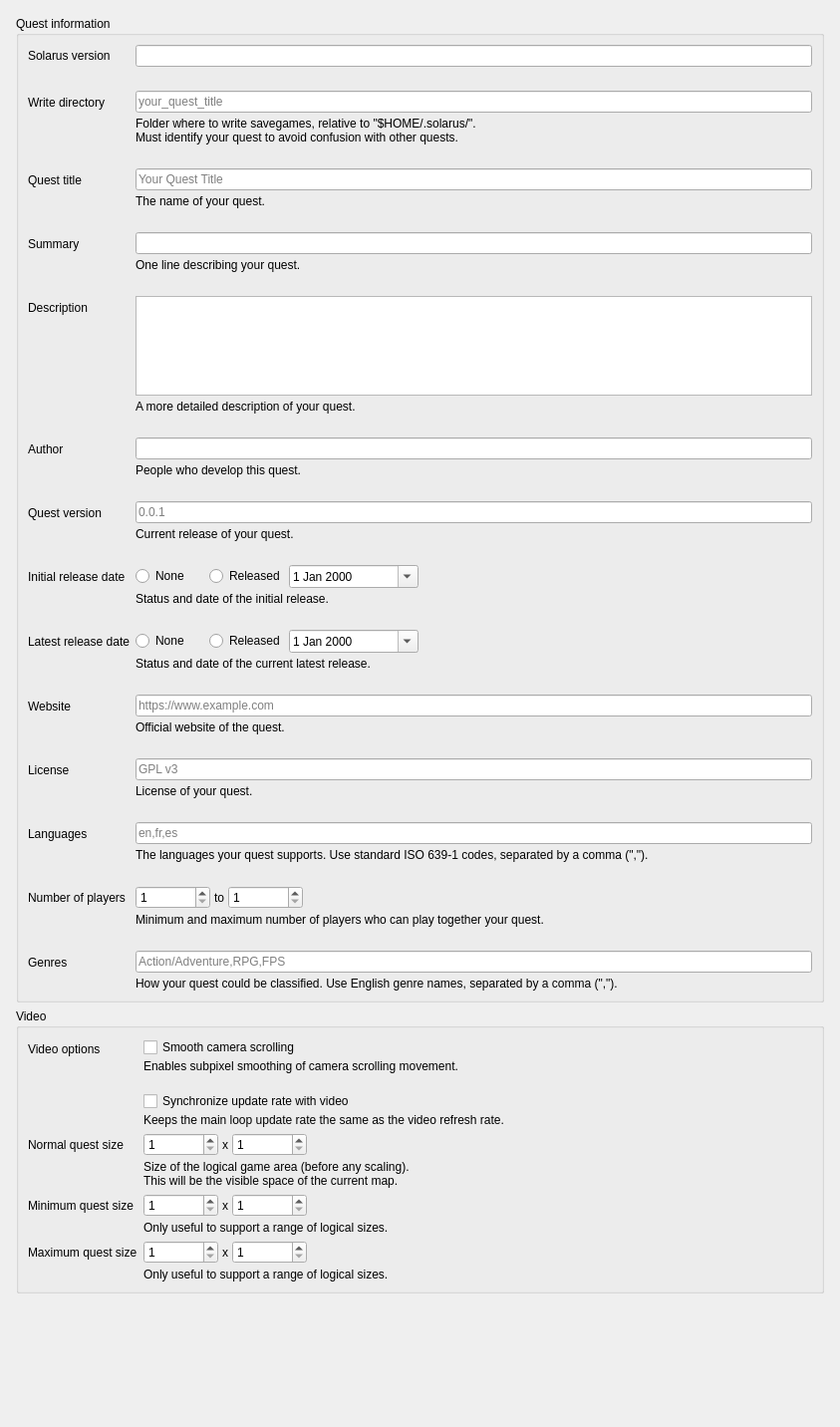
<?xml version="1.0" encoding="UTF-8"?>
<ui version="4.0">
 <class>SolarusEditor::QuestPropertiesEditor</class>
 <widget class="QWidget" name="SolarusEditor::QuestPropertiesEditor">
  <property name="geometry">
   <rect>
    <x>0</x>
    <y>0</y>
    <width>843</width>
    <height>1432</height>
   </rect>
  </property>
  <property name="sizePolicy">
   <sizepolicy hsizetype="Preferred" vsizetype="Fixed">
    <horstretch>0</horstretch>
    <verstretch>0</verstretch>
   </sizepolicy>
  </property>
  <layout class="QVBoxLayout" name="verticalLayout_5">
   <property name="leftMargin">
    <number>0</number>
   </property>
   <property name="topMargin">
    <number>0</number>
   </property>
   <property name="rightMargin">
    <number>0</number>
   </property>
   <property name="bottomMargin">
    <number>0</number>
   </property>
   <item>
    <widget class="QScrollArea" name="scroll_area">
     <property name="frameShape">
      <enum>QFrame::Shape::NoFrame</enum>
     </property>
     <property name="horizontalScrollBarPolicy">
      <enum>Qt::ScrollBarPolicy::ScrollBarAlwaysOff</enum>
     </property>
     <property name="widgetResizable">
      <bool>true</bool>
     </property>
     <widget class="QWidget" name="scrollAreaWidgetContents">
      <property name="geometry">
       <rect>
        <x>0</x>
        <y>0</y>
        <width>843</width>
        <height>1450</height>
       </rect>
      </property>
      <layout class="QVBoxLayout" name="verticalLayout_3">
       <property name="leftMargin">
        <number>16</number>
       </property>
       <property name="topMargin">
        <number>16</number>
       </property>
       <property name="rightMargin">
        <number>16</number>
       </property>
       <property name="bottomMargin">
        <number>16</number>
       </property>
       <item>
        <widget class="QGroupBox" name="quest_info_group_box">
         <property name="sizePolicy">
          <sizepolicy hsizetype="Preferred" vsizetype="Fixed">
           <horstretch>0</horstretch>
           <verstretch>0</verstretch>
          </sizepolicy>
         </property>
         <property name="title">
          <string>Quest information</string>
         </property>
         <layout class="QVBoxLayout" name="verticalLayout_4">
          <item>
           <layout class="QFormLayout" name="formLayout">
            <property name="fieldGrowthPolicy">
             <enum>QFormLayout::FieldGrowthPolicy::ExpandingFieldsGrow</enum>
            </property>
            <property name="verticalSpacing">
             <number>24</number>
            </property>
            <property name="leftMargin">
             <number>0</number>
            </property>
            <property name="topMargin">
             <number>0</number>
            </property>
            <property name="rightMargin">
             <number>0</number>
            </property>
            <property name="bottomMargin">
             <number>0</number>
            </property>
            <item row="0" column="0">
             <widget class="QLabel" name="solarus_version_label">
              <property name="font">
               <font>
                <bold>false</bold>
               </font>
              </property>
              <property name="text">
               <string>Solarus version</string>
              </property>
             </widget>
            </item>
            <item row="0" column="1">
             <widget class="QLineEdit" name="solarus_version_value">
              <property name="readOnly">
               <bool>true</bool>
              </property>
             </widget>
            </item>
            <item row="1" column="0">
             <widget class="QLabel" name="write_dir_label">
              <property name="font">
               <font>
                <bold>false</bold>
               </font>
              </property>
              <property name="text">
               <string>Write directory</string>
              </property>
             </widget>
            </item>
            <item row="1" column="1">
             <layout class="QVBoxLayout" name="write_dir_layout">
              <property name="spacing">
               <number>4</number>
              </property>
              <property name="leftMargin">
               <number>0</number>
              </property>
              <property name="topMargin">
               <number>0</number>
              </property>
              <property name="rightMargin">
               <number>0</number>
              </property>
              <property name="bottomMargin">
               <number>0</number>
              </property>
              <item>
               <widget class="QLineEdit" name="write_dir_field">
                <property name="placeholderText">
                 <string>your_quest_title</string>
                </property>
               </widget>
              </item>
              <item>
               <widget class="QLabel" name="label">
                <property name="text">
                 <string>Folder where to write savegames, relative to &quot;$HOME/.solarus/&quot;.
Must identify your quest to avoid confusion with other quests.</string>
                </property>
                <property name="wordWrap">
                 <bool>false</bool>
                </property>
               </widget>
              </item>
             </layout>
            </item>
            <item row="2" column="0">
             <widget class="QLabel" name="title_label">
              <property name="font">
               <font>
                <bold>false</bold>
               </font>
              </property>
              <property name="text">
               <string>Quest title</string>
              </property>
             </widget>
            </item>
            <item row="2" column="1">
             <layout class="QVBoxLayout" name="title_layout">
              <property name="spacing">
               <number>4</number>
              </property>
              <property name="leftMargin">
               <number>0</number>
              </property>
              <property name="topMargin">
               <number>0</number>
              </property>
              <property name="rightMargin">
               <number>0</number>
              </property>
              <property name="bottomMargin">
               <number>0</number>
              </property>
              <item>
               <widget class="QLineEdit" name="title_field">
                <property name="placeholderText">
                 <string>Your Quest Title</string>
                </property>
               </widget>
              </item>
              <item>
               <widget class="QLabel" name="label_2">
                <property name="text">
                 <string>The name of your quest.</string>
                </property>
               </widget>
              </item>
             </layout>
            </item>
            <item row="3" column="0">
             <widget class="QLabel" name="short_description_label">
              <property name="font">
               <font>
                <bold>false</bold>
               </font>
              </property>
              <property name="text">
               <string>Summary</string>
              </property>
             </widget>
            </item>
            <item row="3" column="1">
             <layout class="QVBoxLayout" name="short_description_layout">
              <property name="spacing">
               <number>4</number>
              </property>
              <property name="leftMargin">
               <number>0</number>
              </property>
              <property name="topMargin">
               <number>0</number>
              </property>
              <property name="rightMargin">
               <number>0</number>
              </property>
              <property name="bottomMargin">
               <number>0</number>
              </property>
              <item>
               <widget class="QLineEdit" name="short_description_field"/>
              </item>
              <item>
               <widget class="QLabel" name="label_10">
                <property name="text">
                 <string>One line describing your quest.</string>
                </property>
               </widget>
              </item>
             </layout>
            </item>
            <item row="4" column="0">
             <widget class="QLabel" name="long_description_label">
              <property name="font">
               <font>
                <bold>false</bold>
               </font>
              </property>
              <property name="text">
               <string>Description</string>
              </property>
             </widget>
            </item>
            <item row="4" column="1">
             <layout class="QVBoxLayout" name="long_description_layout">
              <property name="spacing">
               <number>4</number>
              </property>
              <property name="leftMargin">
               <number>0</number>
              </property>
              <property name="topMargin">
               <number>0</number>
              </property>
              <property name="rightMargin">
               <number>0</number>
              </property>
              <property name="bottomMargin">
               <number>0</number>
              </property>
              <item>
               <widget class="SolarusEditor::PlainTextEdit" name="long_description_field">
                <property name="sizePolicy">
                 <sizepolicy hsizetype="Expanding" vsizetype="Expanding">
                  <horstretch>0</horstretch>
                  <verstretch>0</verstretch>
                 </sizepolicy>
                </property>
                <property name="maximumSize">
                 <size>
                  <width>16777215</width>
                  <height>100</height>
                 </size>
                </property>
                <property name="tabChangesFocus">
                 <bool>true</bool>
                </property>
                <property name="plainText">
                 <string notr="true"/>
                </property>
               </widget>
              </item>
              <item>
               <widget class="QLabel" name="label_12">
                <property name="text">
                 <string>A more detailed description of your quest.</string>
                </property>
               </widget>
              </item>
             </layout>
            </item>
            <item row="5" column="0">
             <widget class="QLabel" name="author_label">
              <property name="font">
               <font>
                <bold>false</bold>
               </font>
              </property>
              <property name="text">
               <string>Author</string>
              </property>
             </widget>
            </item>
            <item row="5" column="1">
             <layout class="QVBoxLayout" name="author_layout">
              <property name="spacing">
               <number>4</number>
              </property>
              <property name="leftMargin">
               <number>0</number>
              </property>
              <property name="topMargin">
               <number>0</number>
              </property>
              <property name="rightMargin">
               <number>0</number>
              </property>
              <property name="bottomMargin">
               <number>0</number>
              </property>
              <item>
               <widget class="QLineEdit" name="author_field"/>
              </item>
              <item>
               <widget class="QLabel" name="label_14">
                <property name="text">
                 <string>People who develop this quest.</string>
                </property>
               </widget>
              </item>
             </layout>
            </item>
            <item row="6" column="0">
             <widget class="QLabel" name="quest_version_label">
              <property name="font">
               <font>
                <bold>false</bold>
               </font>
              </property>
              <property name="text">
               <string>Quest version</string>
              </property>
             </widget>
            </item>
            <item row="6" column="1">
             <layout class="QVBoxLayout" name="quest_version_layout">
              <property name="spacing">
               <number>4</number>
              </property>
              <property name="leftMargin">
               <number>0</number>
              </property>
              <property name="topMargin">
               <number>0</number>
              </property>
              <property name="rightMargin">
               <number>0</number>
              </property>
              <property name="bottomMargin">
               <number>0</number>
              </property>
              <item>
               <widget class="QLineEdit" name="quest_version_field">
                <property name="placeholderText">
                 <string>0.0.1</string>
                </property>
               </widget>
              </item>
              <item>
               <widget class="QLabel" name="label_18">
                <property name="text">
                 <string>Current release of your quest.</string>
                </property>
               </widget>
              </item>
             </layout>
            </item>
            <item row="7" column="0">
             <widget class="QLabel" name="initial_release_date_label">
              <property name="text">
               <string>Initial release date</string>
              </property>
             </widget>
            </item>
            <item row="7" column="1">
             <layout class="QVBoxLayout" name="verticalLayout_6">
              <property name="spacing">
               <number>4</number>
              </property>
              <property name="leftMargin">
               <number>0</number>
              </property>
              <property name="topMargin">
               <number>0</number>
              </property>
              <property name="rightMargin">
               <number>0</number>
              </property>
              <property name="bottomMargin">
               <number>0</number>
              </property>
              <item>
               <layout class="QHBoxLayout" name="horizontalLayout_6">
                <property name="spacing">
                 <number>4</number>
                </property>
                <property name="leftMargin">
                 <number>0</number>
                </property>
                <property name="topMargin">
                 <number>0</number>
                </property>
                <property name="rightMargin">
                 <number>0</number>
                </property>
                <property name="bottomMargin">
                 <number>0</number>
                </property>
                <item>
                 <widget class="QRadioButton" name="initial_release_status_progress_radio">
                  <property name="text">
                   <string>None</string>
                  </property>
                 </widget>
                </item>
                <item>
                 <spacer name="horizontalSpacer_8">
                  <property name="orientation">
                   <enum>Qt::Orientation::Horizontal</enum>
                  </property>
                  <property name="sizeType">
                   <enum>QSizePolicy::Policy::Fixed</enum>
                  </property>
                  <property name="sizeHint" stdset="0">
                   <size>
                    <width>16</width>
                    <height>0</height>
                   </size>
                  </property>
                 </spacer>
                </item>
                <item>
                 <widget class="QRadioButton" name="initial_release_status_released_radio">
                  <property name="text">
                   <string>Released</string>
                  </property>
                 </widget>
                </item>
                <item>
                 <widget class="QDateEdit" name="initial_release_date_field">
                  <property name="minimumSize">
                   <size>
                    <width>130</width>
                    <height>0</height>
                   </size>
                  </property>
                  <property name="calendarPopup">
                   <bool>true</bool>
                  </property>
                 </widget>
                </item>
                <item>
                 <spacer name="horizontalSpacer_7">
                  <property name="orientation">
                   <enum>Qt::Orientation::Horizontal</enum>
                  </property>
                  <property name="sizeHint" stdset="0">
                   <size>
                    <width>0</width>
                    <height>0</height>
                   </size>
                  </property>
                 </spacer>
                </item>
               </layout>
              </item>
              <item>
               <widget class="QLabel" name="label_13">
                <property name="text">
                 <string>Status and date of the initial release.</string>
                </property>
               </widget>
              </item>
             </layout>
            </item>
            <item row="8" column="0">
             <widget class="QLabel" name="release_date_label">
              <property name="font">
               <font>
                <bold>false</bold>
               </font>
              </property>
              <property name="text">
               <string>Latest release date</string>
              </property>
             </widget>
            </item>
            <item row="8" column="1">
             <layout class="QVBoxLayout" name="verticalLayout">
              <property name="spacing">
               <number>4</number>
              </property>
              <property name="leftMargin">
               <number>0</number>
              </property>
              <property name="topMargin">
               <number>0</number>
              </property>
              <property name="rightMargin">
               <number>0</number>
              </property>
              <property name="bottomMargin">
               <number>0</number>
              </property>
              <item>
               <layout class="QHBoxLayout" name="horizontalLayout">
                <property name="spacing">
                 <number>4</number>
                </property>
                <property name="leftMargin">
                 <number>0</number>
                </property>
                <property name="topMargin">
                 <number>0</number>
                </property>
                <property name="rightMargin">
                 <number>0</number>
                </property>
                <property name="bottomMargin">
                 <number>0</number>
                </property>
                <item>
                 <widget class="QRadioButton" name="release_status_progress_radio">
                  <property name="text">
                   <string>None</string>
                  </property>
                 </widget>
                </item>
                <item>
                 <spacer name="horizontalSpacer_5">
                  <property name="orientation">
                   <enum>Qt::Orientation::Horizontal</enum>
                  </property>
                  <property name="sizeType">
                   <enum>QSizePolicy::Policy::Fixed</enum>
                  </property>
                  <property name="sizeHint" stdset="0">
                   <size>
                    <width>16</width>
                    <height>0</height>
                   </size>
                  </property>
                 </spacer>
                </item>
                <item>
                 <widget class="QRadioButton" name="release_status_released_radio">
                  <property name="text">
                   <string>Released</string>
                  </property>
                 </widget>
                </item>
                <item>
                 <widget class="QDateEdit" name="release_date_field">
                  <property name="minimumSize">
                   <size>
                    <width>130</width>
                    <height>0</height>
                   </size>
                  </property>
                  <property name="calendarPopup">
                   <bool>true</bool>
                  </property>
                 </widget>
                </item>
                <item>
                 <spacer name="horizontalSpacer_4">
                  <property name="orientation">
                   <enum>Qt::Orientation::Horizontal</enum>
                  </property>
                  <property name="sizeHint" stdset="0">
                   <size>
                    <width>0</width>
                    <height>0</height>
                   </size>
                  </property>
                 </spacer>
                </item>
               </layout>
              </item>
              <item>
               <widget class="QLabel" name="label_20">
                <property name="text">
                 <string>Status and date of the current latest release.</string>
                </property>
               </widget>
              </item>
             </layout>
            </item>
            <item row="9" column="0">
             <widget class="QLabel" name="website_label">
              <property name="font">
               <font>
                <bold>false</bold>
               </font>
              </property>
              <property name="text">
               <string>Website</string>
              </property>
             </widget>
            </item>
            <item row="9" column="1">
             <layout class="QVBoxLayout" name="website_layout">
              <property name="spacing">
               <number>4</number>
              </property>
              <property name="leftMargin">
               <number>0</number>
              </property>
              <property name="topMargin">
               <number>0</number>
              </property>
              <property name="rightMargin">
               <number>0</number>
              </property>
              <property name="bottomMargin">
               <number>0</number>
              </property>
              <item>
               <widget class="QLineEdit" name="website_field">
                <property name="placeholderText">
                 <string>https://www.example.com</string>
                </property>
               </widget>
              </item>
              <item>
               <widget class="QLabel" name="label_16">
                <property name="text">
                 <string>Official website of the quest.</string>
                </property>
               </widget>
              </item>
             </layout>
            </item>
            <item row="10" column="0">
             <widget class="QLabel" name="license_label">
              <property name="text">
               <string>License</string>
              </property>
             </widget>
            </item>
            <item row="10" column="1">
             <layout class="QVBoxLayout" name="verticalLayout_7">
              <property name="spacing">
               <number>4</number>
              </property>
              <property name="leftMargin">
               <number>0</number>
              </property>
              <property name="topMargin">
               <number>0</number>
              </property>
              <property name="rightMargin">
               <number>0</number>
              </property>
              <property name="bottomMargin">
               <number>0</number>
              </property>
              <item>
               <widget class="QLineEdit" name="license_field">
                <property name="placeholderText">
                 <string>GPL v3</string>
                </property>
               </widget>
              </item>
              <item>
               <widget class="QLabel" name="label_15">
                <property name="text">
                 <string>License of your quest.</string>
                </property>
               </widget>
              </item>
             </layout>
            </item>
            <item row="11" column="1">
             <layout class="QVBoxLayout" name="flags_vlayout">
              <property name="spacing">
               <number>4</number>
              </property>
              <property name="leftMargin">
               <number>0</number>
              </property>
              <property name="topMargin">
               <number>0</number>
              </property>
              <property name="rightMargin">
               <number>0</number>
              </property>
              <property name="bottomMargin">
               <number>0</number>
              </property>
              <item>
               <widget class="QLineEdit" name="languages_field">
                <property name="placeholderText">
                 <string>en,fr,es</string>
                </property>
               </widget>
              </item>
              <item>
               <widget class="QLabel" name="label_19">
                <property name="text">
                 <string>The languages your quest supports. Use standard ISO 639-1 codes, separated by a comma (&quot;,&quot;).</string>
                </property>
                <property name="wordWrap">
                 <bool>true</bool>
                </property>
               </widget>
              </item>
             </layout>
            </item>
            <item row="11" column="0">
             <widget class="QLabel" name="label_17">
              <property name="text">
               <string>Languages</string>
              </property>
             </widget>
            </item>
            <item row="12" column="0">
             <widget class="QLabel" name="label_21">
              <property name="text">
               <string>Number of players</string>
              </property>
             </widget>
            </item>
            <item row="12" column="1">
             <layout class="QVBoxLayout" name="verticalLayout_8">
              <property name="spacing">
               <number>4</number>
              </property>
              <property name="leftMargin">
               <number>0</number>
              </property>
              <property name="topMargin">
               <number>0</number>
              </property>
              <property name="rightMargin">
               <number>0</number>
              </property>
              <property name="bottomMargin">
               <number>0</number>
              </property>
              <item>
               <layout class="QHBoxLayout" name="horizontalLayout_5">
                <property name="leftMargin">
                 <number>0</number>
                </property>
                <property name="topMargin">
                 <number>0</number>
                </property>
                <property name="rightMargin">
                 <number>0</number>
                </property>
                <property name="bottomMargin">
                 <number>0</number>
                </property>
                <item>
                 <widget class="QSpinBox" name="min_players_field">
                  <property name="minimumSize">
                   <size>
                    <width>75</width>
                    <height>0</height>
                   </size>
                  </property>
                  <property name="minimum">
                   <number>1</number>
                  </property>
                  <property name="maximum">
                   <number>100</number>
                  </property>
                 </widget>
                </item>
                <item>
                 <widget class="QLabel" name="label_23">
                  <property name="text">
                   <string>to</string>
                  </property>
                 </widget>
                </item>
                <item>
                 <widget class="QSpinBox" name="max_players_field">
                  <property name="minimumSize">
                   <size>
                    <width>75</width>
                    <height>0</height>
                   </size>
                  </property>
                  <property name="minimum">
                   <number>1</number>
                  </property>
                  <property name="maximum">
                   <number>100</number>
                  </property>
                 </widget>
                </item>
                <item>
                 <spacer name="horizontalSpacer_6">
                  <property name="orientation">
                   <enum>Qt::Orientation::Horizontal</enum>
                  </property>
                  <property name="sizeHint" stdset="0">
                   <size>
                    <width>0</width>
                    <height>0</height>
                   </size>
                  </property>
                 </spacer>
                </item>
               </layout>
              </item>
              <item>
               <widget class="QLabel" name="label_22">
                <property name="text">
                 <string>Minimum and maximum number of players who can play together your quest.</string>
                </property>
                <property name="wordWrap">
                 <bool>true</bool>
                </property>
               </widget>
              </item>
             </layout>
            </item>
            <item row="13" column="0">
             <widget class="QLabel" name="label_24">
              <property name="text">
               <string>Genres</string>
              </property>
             </widget>
            </item>
            <item row="13" column="1">
             <layout class="QVBoxLayout" name="verticalLayout_10">
              <property name="spacing">
               <number>4</number>
              </property>
              <property name="leftMargin">
               <number>0</number>
              </property>
              <property name="topMargin">
               <number>0</number>
              </property>
              <property name="rightMargin">
               <number>0</number>
              </property>
              <property name="bottomMargin">
               <number>0</number>
              </property>
              <item>
               <widget class="QLineEdit" name="genres_field">
                <property name="placeholderText">
                 <string>Action/Adventure,RPG,FPS</string>
                </property>
               </widget>
              </item>
              <item>
               <widget class="QLabel" name="label_25">
                <property name="text">
                 <string>How your quest could be classified. Use English genre names, separated by a comma (&quot;,&quot;).</string>
                </property>
                <property name="wordWrap">
                 <bool>true</bool>
                </property>
               </widget>
              </item>
             </layout>
            </item>
           </layout>
          </item>
         </layout>
        </widget>
       </item>
       <item>
        <widget class="QGroupBox" name="quest_size_group_box">
         <property name="sizePolicy">
          <sizepolicy hsizetype="Preferred" vsizetype="Fixed">
           <horstretch>0</horstretch>
           <verstretch>0</verstretch>
          </sizepolicy>
         </property>
         <property name="title">
          <string>Video</string>
         </property>
         <layout class="QVBoxLayout" name="verticalLayout_2">
          <item>
           <layout class="QFormLayout" name="quest_info_form">
            <property name="fieldGrowthPolicy">
             <enum>QFormLayout::FieldGrowthPolicy::AllNonFixedFieldsGrow</enum>
            </property>
            <property name="leftMargin">
             <number>0</number>
            </property>
            <property name="topMargin">
             <number>0</number>
            </property>
            <property name="rightMargin">
             <number>0</number>
            </property>
            <property name="bottomMargin">
             <number>0</number>
            </property>
            <item row="0" column="0">
             <widget class="QLabel" name="label_9">
              <property name="text">
               <string>Video options</string>
              </property>
             </widget>
            </item>
            <item row="0" column="1">
             <layout class="QVBoxLayout" name="verticalLayout_9">
              <property name="spacing">
               <number>2</number>
              </property>
              <property name="leftMargin">
               <number>0</number>
              </property>
              <property name="topMargin">
               <number>0</number>
              </property>
              <property name="rightMargin">
               <number>0</number>
              </property>
              <property name="bottomMargin">
               <number>0</number>
              </property>
              <item>
               <widget class="QCheckBox" name="subpixel_camera">
                <property name="text">
                 <string>Smooth camera scrolling</string>
                </property>
               </widget>
              </item>
              <item>
               <widget class="QLabel" name="label_long_flags">
                <property name="text">
                 <string>Enables subpixel smoothing of camera scrolling movement.</string>
                </property>
                <property name="wordWrap">
                 <bool>true</bool>
                </property>
               </widget>
              </item>
              <item>
               <spacer name="verticalSpacer_2">
                <property name="orientation">
                 <enum>Qt::Orientation::Vertical</enum>
                </property>
                <property name="sizeType">
                 <enum>QSizePolicy::Policy::Fixed</enum>
                </property>
                <property name="sizeHint" stdset="0">
                 <size>
                  <width>0</width>
                  <height>16</height>
                 </size>
                </property>
               </spacer>
              </item>
              <item>
               <widget class="QCheckBox" name="dynamic_timestep">
                <property name="text">
                 <string>Synchronize update rate with video</string>
                </property>
               </widget>
              </item>
              <item>
               <widget class="QLabel" name="label_11">
                <property name="text">
                 <string>Keeps the main loop update rate the same as the video refresh rate.</string>
                </property>
               </widget>
              </item>
             </layout>
            </item>
            <item row="1" column="0">
             <widget class="QLabel" name="normal_size_label">
              <property name="font">
               <font>
                <bold>false</bold>
               </font>
              </property>
              <property name="text">
               <string>Normal quest size</string>
              </property>
             </widget>
            </item>
            <item row="1" column="1">
             <layout class="QVBoxLayout" name="normal_quest_size_layout">
              <property name="spacing">
               <number>4</number>
              </property>
              <property name="leftMargin">
               <number>0</number>
              </property>
              <property name="topMargin">
               <number>0</number>
              </property>
              <property name="rightMargin">
               <number>0</number>
              </property>
              <property name="bottomMargin">
               <number>0</number>
              </property>
              <item>
               <layout class="QHBoxLayout" name="horizontalLayout_2">
                <property name="leftMargin">
                 <number>0</number>
                </property>
                <property name="topMargin">
                 <number>0</number>
                </property>
                <property name="rightMargin">
                 <number>0</number>
                </property>
                <property name="bottomMargin">
                 <number>0</number>
                </property>
                <item>
                 <widget class="QSpinBox" name="normal_size_width_field">
                  <property name="minimumSize">
                   <size>
                    <width>75</width>
                    <height>0</height>
                   </size>
                  </property>
                  <property name="minimum">
                   <number>1</number>
                  </property>
                  <property name="maximum">
                   <number>99999</number>
                  </property>
                  <property name="singleStep">
                   <number>10</number>
                  </property>
                 </widget>
                </item>
                <item>
                 <widget class="QLabel" name="label_5">
                  <property name="text">
                   <string>x</string>
                  </property>
                 </widget>
                </item>
                <item>
                 <widget class="QSpinBox" name="normal_size_height_field">
                  <property name="minimumSize">
                   <size>
                    <width>75</width>
                    <height>0</height>
                   </size>
                  </property>
                  <property name="minimum">
                   <number>1</number>
                  </property>
                  <property name="maximum">
                   <number>99999</number>
                  </property>
                  <property name="singleStep">
                   <number>10</number>
                  </property>
                 </widget>
                </item>
                <item>
                 <spacer name="horizontalSpacer">
                  <property name="orientation">
                   <enum>Qt::Orientation::Horizontal</enum>
                  </property>
                  <property name="sizeHint" stdset="0">
                   <size>
                    <width>0</width>
                    <height>0</height>
                   </size>
                  </property>
                 </spacer>
                </item>
               </layout>
              </item>
              <item>
               <widget class="QLabel" name="label_3">
                <property name="text">
                 <string>Size of the logical game area (before any scaling).
This will be the visible space of the current map.</string>
                </property>
                <property name="wordWrap">
                 <bool>false</bool>
                </property>
               </widget>
              </item>
             </layout>
            </item>
            <item row="2" column="0">
             <widget class="QLabel" name="min_size_label">
              <property name="font">
               <font>
                <bold>false</bold>
               </font>
              </property>
              <property name="text">
               <string>Minimum quest size</string>
              </property>
             </widget>
            </item>
            <item row="2" column="1">
             <layout class="QVBoxLayout" name="min_quest_size_layout">
              <property name="spacing">
               <number>4</number>
              </property>
              <property name="leftMargin">
               <number>0</number>
              </property>
              <property name="topMargin">
               <number>0</number>
              </property>
              <property name="rightMargin">
               <number>0</number>
              </property>
              <property name="bottomMargin">
               <number>0</number>
              </property>
              <item>
               <layout class="QHBoxLayout" name="horizontalLayout_3">
                <property name="leftMargin">
                 <number>0</number>
                </property>
                <property name="topMargin">
                 <number>0</number>
                </property>
                <property name="rightMargin">
                 <number>0</number>
                </property>
                <property name="bottomMargin">
                 <number>0</number>
                </property>
                <item>
                 <widget class="QSpinBox" name="min_size_width_field">
                  <property name="minimumSize">
                   <size>
                    <width>75</width>
                    <height>0</height>
                   </size>
                  </property>
                  <property name="minimum">
                   <number>1</number>
                  </property>
                  <property name="maximum">
                   <number>99999</number>
                  </property>
                  <property name="singleStep">
                   <number>10</number>
                  </property>
                 </widget>
                </item>
                <item>
                 <widget class="QLabel" name="label_7">
                  <property name="text">
                   <string>x</string>
                  </property>
                 </widget>
                </item>
                <item>
                 <widget class="QSpinBox" name="min_size_height_field">
                  <property name="minimumSize">
                   <size>
                    <width>75</width>
                    <height>0</height>
                   </size>
                  </property>
                  <property name="minimum">
                   <number>1</number>
                  </property>
                  <property name="maximum">
                   <number>99999</number>
                  </property>
                  <property name="singleStep">
                   <number>10</number>
                  </property>
                 </widget>
                </item>
                <item>
                 <spacer name="horizontalSpacer_2">
                  <property name="orientation">
                   <enum>Qt::Orientation::Horizontal</enum>
                  </property>
                  <property name="sizeHint" stdset="0">
                   <size>
                    <width>0</width>
                    <height>0</height>
                   </size>
                  </property>
                 </spacer>
                </item>
               </layout>
              </item>
              <item>
               <widget class="QLabel" name="label_4">
                <property name="text">
                 <string>Only useful to support a range of logical sizes.</string>
                </property>
               </widget>
              </item>
             </layout>
            </item>
            <item row="3" column="0">
             <widget class="QLabel" name="max_size_label">
              <property name="font">
               <font>
                <bold>false</bold>
               </font>
              </property>
              <property name="text">
               <string>Maximum quest size</string>
              </property>
             </widget>
            </item>
            <item row="3" column="1">
             <layout class="QVBoxLayout" name="max_quest_size_layout">
              <property name="spacing">
               <number>4</number>
              </property>
              <property name="leftMargin">
               <number>0</number>
              </property>
              <property name="topMargin">
               <number>0</number>
              </property>
              <property name="rightMargin">
               <number>0</number>
              </property>
              <property name="bottomMargin">
               <number>0</number>
              </property>
              <item>
               <layout class="QHBoxLayout" name="horizontalLayout_4">
                <property name="leftMargin">
                 <number>0</number>
                </property>
                <property name="topMargin">
                 <number>0</number>
                </property>
                <property name="rightMargin">
                 <number>0</number>
                </property>
                <property name="bottomMargin">
                 <number>0</number>
                </property>
                <item>
                 <widget class="QSpinBox" name="max_size_width_field">
                  <property name="minimumSize">
                   <size>
                    <width>75</width>
                    <height>0</height>
                   </size>
                  </property>
                  <property name="minimum">
                   <number>1</number>
                  </property>
                  <property name="maximum">
                   <number>99999</number>
                  </property>
                  <property name="singleStep">
                   <number>10</number>
                  </property>
                 </widget>
                </item>
                <item>
                 <widget class="QLabel" name="label_8">
                  <property name="text">
                   <string>x</string>
                  </property>
                 </widget>
                </item>
                <item>
                 <widget class="QSpinBox" name="max_size_height_field">
                  <property name="minimumSize">
                   <size>
                    <width>75</width>
                    <height>0</height>
                   </size>
                  </property>
                  <property name="minimum">
                   <number>1</number>
                  </property>
                  <property name="maximum">
                   <number>99999</number>
                  </property>
                  <property name="singleStep">
                   <number>10</number>
                  </property>
                 </widget>
                </item>
                <item>
                 <spacer name="horizontalSpacer_3">
                  <property name="orientation">
                   <enum>Qt::Orientation::Horizontal</enum>
                  </property>
                  <property name="sizeHint" stdset="0">
                   <size>
                    <width>0</width>
                    <height>0</height>
                   </size>
                  </property>
                 </spacer>
                </item>
               </layout>
              </item>
              <item>
               <widget class="QLabel" name="label_6">
                <property name="text">
                 <string>Only useful to support a range of logical sizes.</string>
                </property>
               </widget>
              </item>
             </layout>
            </item>
           </layout>
          </item>
         </layout>
        </widget>
       </item>
       <item>
        <spacer name="verticalSpacer">
         <property name="orientation">
          <enum>Qt::Orientation::Vertical</enum>
         </property>
         <property name="sizeHint" stdset="0">
          <size>
           <width>0</width>
           <height>0</height>
          </size>
         </property>
        </spacer>
       </item>
      </layout>
     </widget>
    </widget>
   </item>
  </layout>
 </widget>
 <customwidgets>
  <customwidget>
   <class>SolarusEditor::PlainTextEdit</class>
   <extends>QPlainTextEdit</extends>
   <header>widgets/plain_text_edit.h</header>
  </customwidget>
 </customwidgets>
 <resources/>
 <connections/>
</ui>
